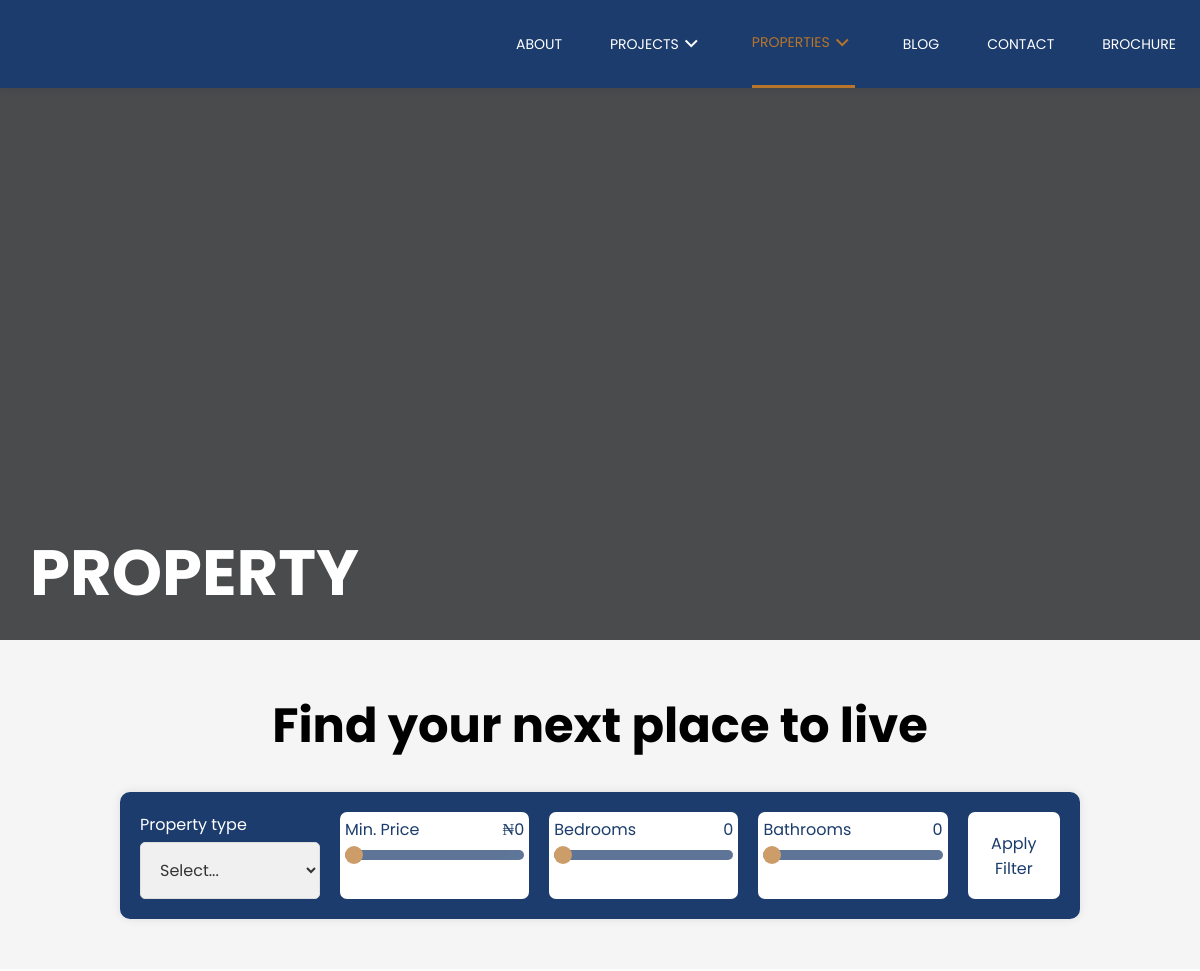
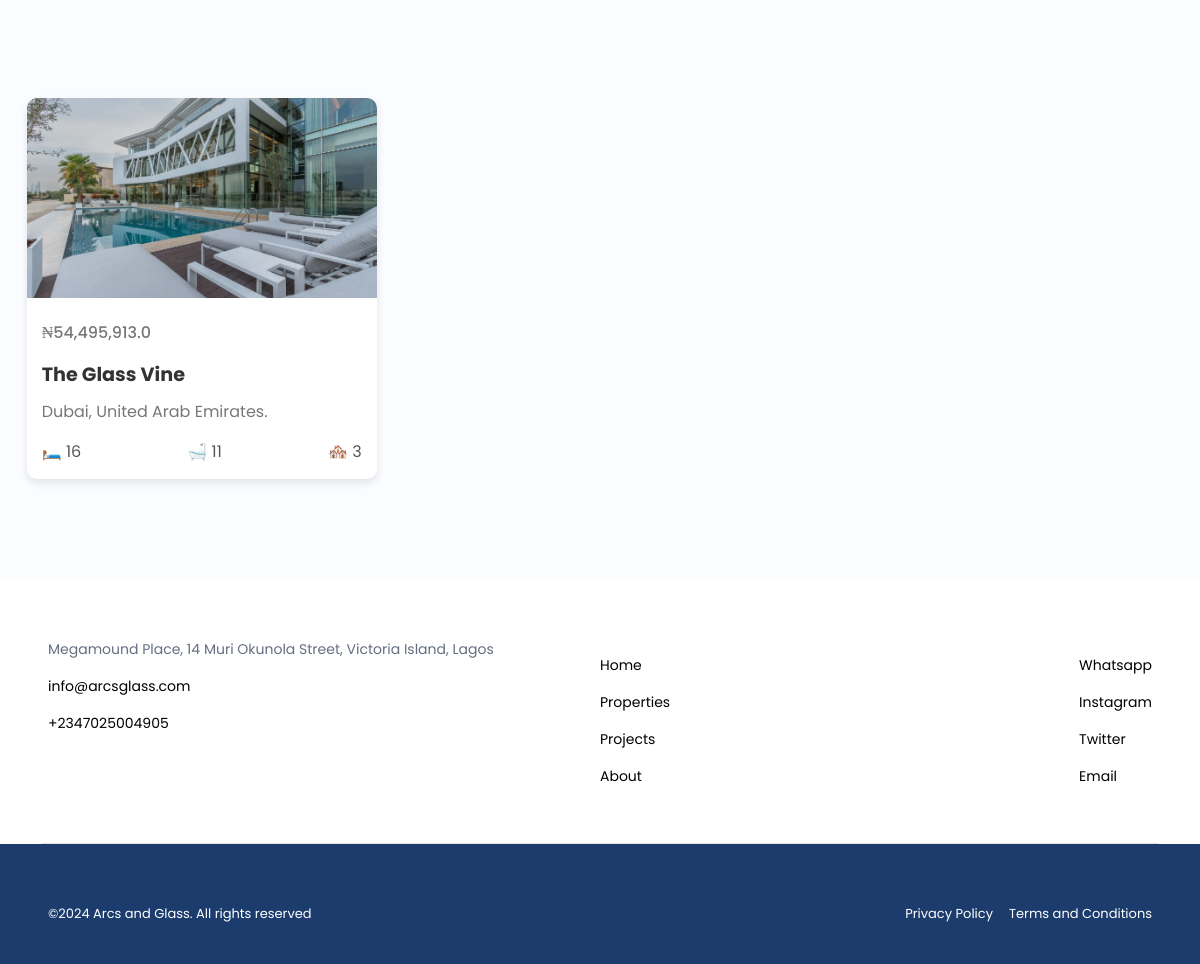
Screenshot of /properties with the database file from the repository (2 pictures, top to bottom).
### app/models.py (models this page shows, shortened)
class Property(models.Model):
    name = models.CharField(max_length=50)
    location = models.CharField(max_length=50)
    price = models.FloatField()
    bedroom_count = models.PositiveIntegerField(default=0)
    bathroom_count = models.PositiveIntegerField(default=0)
    parking_space_count = models.PositiveIntegerField(default=0)
    home_unit_count = models.PositiveIntegerField(default=0)
    property_type = models.CharField(max_length=50, choices=HOME_UNIT_CHOICES, default="duplex")
    description = models.TextField(default="")
    slug = models.SlugField(unique=True, max_length=255, default=f"{str(uuid4())}")
    created_at = models.DateTimeField(auto_now_add=True)

class PropertyImage(models.Model):
    property = models.ForeignKey(Property, on_delete=models.CASCADE, related_name="property_images")
    image = models.ImageField(upload_to="https://meet.google.com/ife-dtmv-ijdproperty")

class SiteInfo(models.Model):
    address = models.CharField(max_length=255)
    email = models.EmailField()
    phone_number = models.CharField(max_length=100)
    instagram = models.CharField(max_length=100)
    twitter = models.CharField(max_length=100)
    whatsapp = models.CharField(max_length=100)
    about_us = models.TextField(default="")

### app/views.py (the view, shortened to what this page needs)
# urls.py: path('properties', views.properties, name='properties'),
def properties(request):
    site_info = SiteInfo.objects.first()
    nav_latest_projects = Project.objects.all().order_by("-created_at")[:3]
    nav_latest_properties = Property.objects.all().order_by("-created_at")[:3]
    properties = Property.objects.all()
    return render(
        request,
        "properties.html",
        context={
            "site_info": site_info,
            "nav_latest_projects": nav_latest_projects,
            "nav_latest_properties": nav_latest_properties,
            "properties": properties,
        },
    )

### app/templatetags/custom_tags.py (called while the page is built)
@register.filter
def format_amount(value):
    return format(value, ",")

### app/templates/properties.html (shortened to what this page needs)
{% extends 'home_template.html' %}
{% load static %}
{% load custom_tags %}
{% block head %}
  <link rel="stylesheet" href="{% static './assets/css/properties.css' %}" />
{% endblock %}
{% block content %}
  <section class="property-section">
    <div class="overlay"></div>
    <div class="content">
      <h1>PROPERTY</h1>
    </div>
  </section>
  <section class="search-section">
    <h1>Find your next place to live</h1>
    <form class="dropdown-container" method="POST" action="{% url 'properties' %}">
      <div class="dropdown">
        <p for="looking-for" style="padding-bottom: 5px; color: white; text-align: left;">Property type</p>
        <select name="property_type" id="looking-for">
          <option value="">Select...</option>
        </select>
      </div>
      <div class="slider-bg">
        <div class="slider-header">
          <p>Min. Price</p>
          <p>
            ₦<span id="price">0</span>
          </p>
        </div>
        <div class="slidecontainer">
          <input name="price" type="range" min="0" max="500000000" value="0" class="slider" id="priceRange" />
        </div>
      </div>
      <div class="slider-bg">
        <div class="slider-header">
          <p>Bedrooms</p>
          <p>
            <span id="beds"></span>
          </p>
        </div>
        <div class="slidecontainer">
          <input name="bedrooms" type="range" min="0" max="10" value="0" class="slider" id="bedRange" />
        </div>
      </div>
      <div class="slider-bg">
        <div class="slider-header">
          <p>Bathrooms</p>
          <p>
            <span id="baths"></span>
          </p>
        </div>
        <div class="slidecontainer">
          <input name="baths" type="range" min="0" max="10" value="0" class="slider" id="bathRange" />
        </div>
      </div>
      <button type="submit">Apply Filter</button>
    </form>
  </section>
  <section>
    {% if properties.count > 0 %}
      <div class="card-container">
        {% for property in properties %}
          <a href="{% url 'property_info' property.slug %}" class="card">
            <img src="{{ property.property_images.first.image.url }}" alt="{{ property.name }}" class="card-img" />
            <div class="card-content">
              <p>₦{{ property.price|format_amount }}</p>
              <h3 style="text-transform: capitalize;">{{ property.name }}</h3>
              <p>{{ property.location }}</p>
              <div class="card-info">
                <div class="icon-info">
                  <span>🛏️ {{ property.bedroom_count }}</span>
                  <span>🛁 {{ property.bathroom_count }}</span>
                  <span>🏘️ {{ property.home_unit_count }}</span>
                </div>
              </div>
            </div>
          </a>
        {% endfor %}
      </div>
    {% endif %}
  </section>
{% endblock %}

### app/templates/footer.html (shortened to what this page needs)
<footer>
    <div class="footer">
      <div class="start">
        <p>
            {{ site_info.address }}
        </p>
        <ul>
          <li>
            <a href="mailto:{{ site_info.email }}">{{ site_info.email }}</a>
          </li>
          <li>
            <a href="tel:{{ site_info.phone_number }}">{{ site_info.phone_number }}</a>
          </li>
        </ul>
      </div>
      <div class="center">
        <ul>
          <li>
            <a href="{% url 'index' %}">Home</a>
          </li>
          <li>
            <a href="{% url 'properties' %}">Properties</a>
          </li>
          <li>
            <a href="{% url 'projects' %}">Projects</a>
          </li>
          <li>
            <a href="{% url 'about' %}">About</a>
          </li>
        </ul>
        <ul>
          <li>
            <a href="{{ site_info.whatsapp }}">Whatsapp</a>
          </li>
          <li>
            <a href="{{ site_info.instagram }}">Instagram</a>
          </li>
          <li>
            <a href="{{ site_info.twitter }}">Twitter</a>
          </li>
          <li>
            <a href="mailto:{{ site_info.email }}">Email</a>
          </li>
        </ul>
      </div>
    </div>
    <div class="footer_last">
      <p>
        &copy;Arcs and Glass. All rights reserved
      </p>
      <ul>
        <li>
          <a href="{% url 'index' %}">Privacy Policy</a>
        </li>
        <li>
          <a href="{% url 'index' %}">Terms and Conditions</a>
        </li>
      </ul>
    </div>
  </footer>

### static/assets/css/footer.css (style rules this page uses)
* { margin: 0; padding: 0; box-sizing: border-box; font-family: 'Poppins'; }
html, body { overflow-x: hidden; }
ul { list-style: none; padding-left: 0 !important; }
a { color: #000; text-decoration: none; }
.footer { display: flex; justify-content: space-between; background-color: #fff; background-image: none; margin-left: 0; margin-right: 0; padding: 60px 4% 40px; position: relative; font-size: 14px; }
.footer .start { width: 50%; }
.footer .center { width: 50%; display: flex; justify-content: space-between; }
.footer ul li { margin: 1rem 0; }
.footer_last { display: flex; justify-content: space-between; padding: 60px 4% 40px; font-size: 13px; background-color: #1b3c6c; color: #fff; }
.footer_last a { color: #fff; }
.footer_last ul { display: flex; gap: 1rem; }

### static/assets/css/properties.css (style rules this page uses)
.search-section { text-align: center; padding: 50px 0; background-color: #f5f5f5; }
.search-section h1 { font-size: 3rem; font-weight: bold; margin-bottom: 30px; color: #000; }
.dropdown-container { display: flex; justify-content: center; gap: 20px; padding: 20px; background-color: #1b3c6c; box-shadow: 0 0 10px rgba(0, 0, 0, 0.1); border-radius: 10px; width: 80%; margin: 0 auto; }
.dropdown { flex: 1; min-width: 180px; }
.dropdown select { width: 100%; padding: 15px; font-size: 1rem; border: 1px solid #ddd; border-radius: 5px; background-color: #f0f0f0; color: #333; cursor: pointer; }
.property-section { position: relative; width: 100%; height: 80vh; overflow: hidden; }
.property-section .overlay { position: absolute; top: 0; left: 0; width: 100%; height: 100%; opacity: 1; background: rgba(0, 0, 0, 0.7); }
.overlay { position: absolute; top: 0; left: 0; width: 100%; height: 100%; background: rgba(0, 0, 0, 0.2); }
.content { position: absolute; bottom: 20px; left: 30px; z-index: 2; }
.content h1 { color: white; font-size: 4rem; font-weight: bold; }
.card-container { display: grid; grid-template-columns: repeat(3, 1fr); justify-items: center; padding: 100px 20px; gap: 35px; max-width: 1200px; margin: 0 auto; }
.card { background-color: #fff; border-radius: 10px; overflow: hidden; box-shadow: 0 4px 8px rgba(0, 0, 0, 0.1); width: 350px; }
.card-img { width: 100%; height: 200px; object-fit: cover; }
.card-content { padding: 15px; }
.card-content h3 { font-size: 1.2em; margin: 10px 0; color: #333; }
.card-content p { color: #777; margin-bottom: 15px; }
.card-info { display: flex; justify-content: space-between; }
.icon-info { display: flex; justify-content: space-between; width: 100%; }
.icon-info span { font-size: 1em; color: #555; display: flex; align-items: center; }
.card-content p:first-child { font-weight: 500; }
.slidecontainer { width: 100%; }
.slider { -webkit-appearance: none; width: 100%; height: 10px; border-radius: 5px; background: #1B3C6C; outline: none; opacity: 0.7; -webkit-transition: .2s; transition: opacity .2s; }
.slider-bg { background-color: white; width: 100%; border-radius: 7px; text-align: left; color: #1B3C6C; padding: 5px; }
.slider-bg .slider-header { display: flex; justify-content: space-between; }
.dropdown-container button { all: unset; cursor: pointer; background-color: white; border-radius: 7px; color: #1B3C6C; padding: 10px; width: 40%; }

### static/assets/css/global.css (style rules this page uses)
:root { --header-height: 3.5rem; --first-color: hsl(220, 68%, 54%); --first-color-lighten: hsl(220, 68%, 97%); --second-color: #b8742b; --title-color: hsl(220, 48%, 28%); --text-color: hsl(220, 12%, 45%); --body-color: hsl(220, 100%, 99%); --body-font: "Poppins", sans-serif; --normal-font-size: .938rem; --small-font-size: .813rem; --smaller-font-size: .75rem; --font-medium: 500; --font-semi-bold: 600; --z-tooltip: 10; --z-fixed: 100; }
@media screen and (min-width: 1024px) { :root { --normal-font-size: 1rem; --small-font-size: .875rem; --smaller-font-size: .813rem; } }
* { box-sizing: border-box; padding: 0; margin: 0; }
body { font-family: var(--body-font); font-size: var(--normal-font-size); background-color: var(--body-color); color: var(--text-color); }
ul { list-style: none; }
a { text-decoration: none; }

### rows the page displays
Property: property_images.first.image (picture), price "54,495,913.0", name "The Glass Vine", location "Dubai, United Arab Emirates.", bedroom_count "16", bathroom_count "11", home_unit_count "3"
SiteInfo: address "Megamound Place, 14 Muri Okunola Street, Victoria Island, Lagos", email "info@arcsglass.com", phone_number "+2347025004905"
